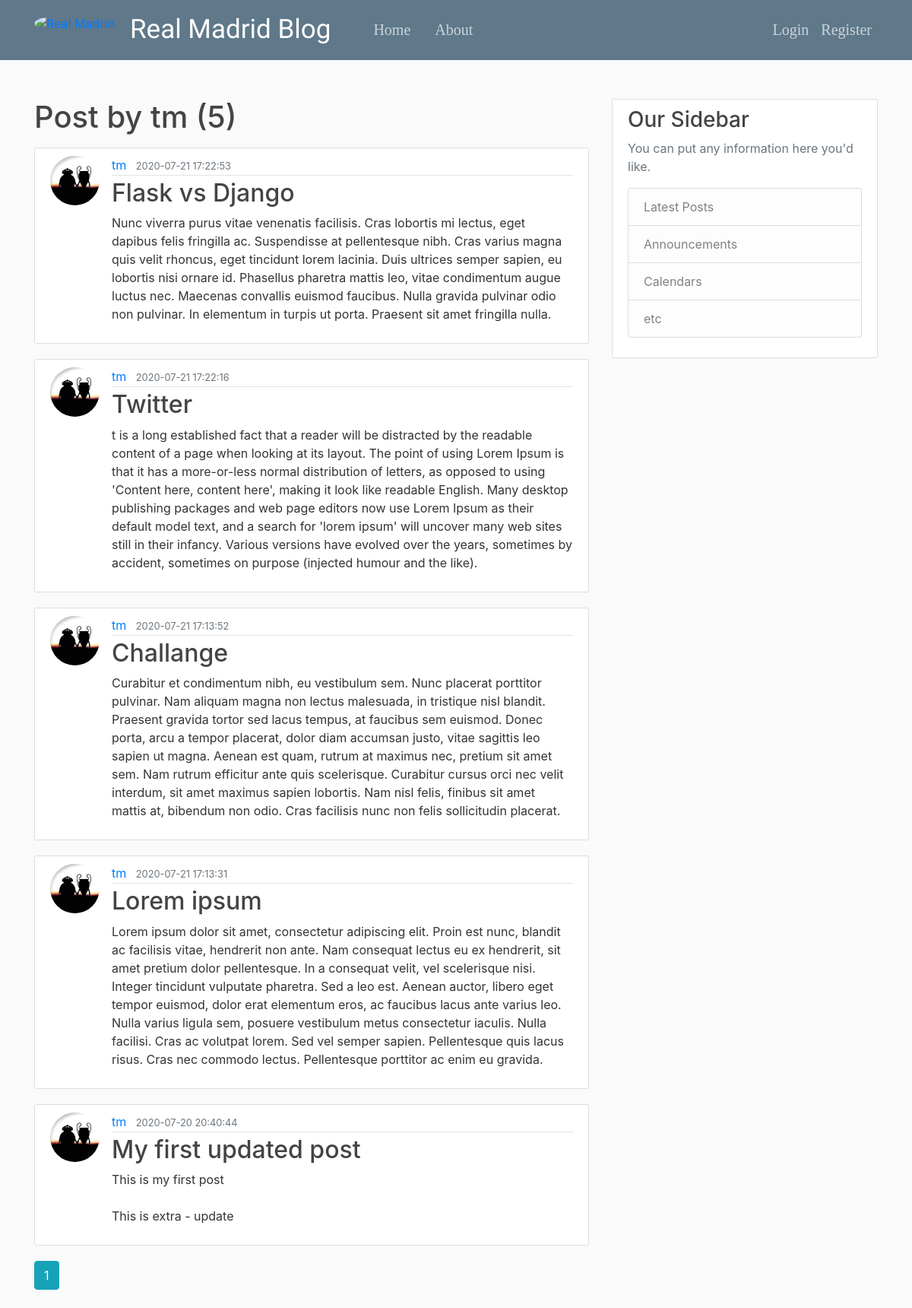
The app's page /user/tm with its own data.
### realmadrid_blog/models.py (models this page shows, shortened)
class User(db.Model, UserMixin):
    id = db.Column(db.Integer, primary_key=True)
    username = db.Column(db.String(20), unique=True, nullable=False)
    email = db.Column(db.String(120), unique=True, nullable=False)
    image_file = db.Column(db.String(20), nullable=False, default='default.jpg')
    password = db.Column(db.String(60), nullable=False)
    posts = db.relationship('Post', backref='author', lazy=True)

class Post(db.Model):
    id = db.Column(db.Integer, primary_key=True)
    title = db.Column(db.String(100), nullable=False)
    date_posted = db.Column(db.DateTime, nullable=False, default=datetime.utcnow)
    content = db.Column(db.Text, nullable=False)
    user_id = db.Column(db.Integer, db.ForeignKey('user.id'), nullable=False)

### realmadrid_blog/users/routes.py (the view)
@users.route("/user/<string:username>")
def user_post(username):
    page = request.args.get('page', 1, type=int)
    user = User.query.filter_by(username=username).first_or_404()
    posts = Post.query.filter_by(author=user).order_by(Post.date_posted.desc()).paginate(per_page=5, page=page)
    return render_template("user_post.html", posts=posts, logo=logo_picture(), image_file=profile_picture(), user=user)

### realmadrid_blog/users/utils.py (called while the page is built)
def logo_picture():
    return url_for('static', filename=f'img/real.png')

def profile_picture():
    if current_user.is_authenticated:
        image_file = url_for('static', filename=f'img/{current_user.image_file}')
        return image_file

### realmadrid_blog/templates/user_post.html (shortened to what this page needs)
{% extends 'base.html' %}
{% block content %}
    <h1 class="mb-3">Post by {{ user.username }} ({{ posts.total }})</h1>
    {% for post in posts.items %}
        <article class="media content-section">
          <img class="rounded-circle article-img" src="{{ url_for('static', filename='img/' + post.author.image_file) }}">
          <div class="media-body">
            <div class="article-metadata">
              <a class="mr-2" href="{{ url_for('users.user_post', username=post.author.username) }}">{{ post.author.username }}</a>
              <small class="text-muted">{{ post.date_posted.strftime('%Y-%m-%d %H:%M:%S') }}</small>
            </div>
            <h2><a class="article-title" href="{{ url_for('posts.post', post_id=post.id) }}">{{ post.title }}</a></h2>
            <p class="article-content">{{ post.content }}</p>
          </div>
        </article>
    {% endfor %}
    {% for page_num in posts.iter_pages(left_edge=1, right_edge=1, left_current=1, right_current=2) %}
        {% if page_num %}
            {% if posts.page == page_num %}
                <a class="btn btn-info mb-4" href="{{ url_for('users.user_post', username=user.username, page=page_num) }}"> {{ page_num }}</a>
            {% else %}
                <a class="btn btn-outline-info mb-4" href="{{ url_for('users.user_post', page=page_num, username=user.username) }}"> {{ page_num }}</a>
            {% endif %}
        {% endif %}
    {% endfor %}
{% endblock content %}

### realmadrid_blog/static/main.css (style rules this page uses)
body { background: #fafafa; color: #333333; margin-top: 5rem; }
h1, h2, h3, h4, h5, h6 { color: #444444; }
.content-section { background: #ffffff; padding: 10px 20px; border: 1px solid #dddddd; border-radius: 3px; margin-bottom: 20px; }
.article-title { color: #444444; }
.article-content { white-space: pre-line; }
.article-img { height: 65px; width: 65px; margin-right: 16px; }
.article-metadata { padding-bottom: 1px; margin-bottom: 4px; border-bottom: 1px solid #e3e3e3 }

### records on screen
User: username "tm"
Post: image_file (picture), author.username "tm", date_posted "2020-07-21 17:22:53", title "Flask vs Django", content "Nunc viverra purus vitae venenatis facilisis. Cras lobortis mi lectus, eget dapibus felis fringilla ac. Suspendisse at pellentesque nibh. Cras varius magna quis velit rhoncus, eget tincidunt lorem lacinia. Duis ultrices semper sapien, eu lobortis nisi ornare id. Phasellus pharetra mattis leo, vitae condimentum augue luctus nec. Maecenas convallis euismod faucibus. Nulla gravida pulvinar odio non pulvinar. In elementum in turpis ut porta. Praesent sit amet fringilla nulla."
Post: image_file (picture), author.username "tm", date_posted "2020-07-21 17:22:16", title "Twitter", content "t is a long established fact that a reader will be distracted by the readable content of a page when looking at its layout. The point of using Lorem Ipsum is that it has a more-or-less normal distribution of letters, as opposed to using 'Content here, content here', making it look like readable English. Many desktop publishing packages and web page editors now use Lorem Ipsum as their default model text, and a search for 'lorem ipsum' will uncover many web sites still in their infancy. Various versions have evolved over the years, sometimes by accident, sometimes on purpose (injected humour and the like)."
Post: image_file (picture), author.username "tm", date_posted "2020-07-21 17:13:52", title "Challange", content "Curabitur et condimentum nibh, eu vestibulum sem. Nunc placerat porttitor pulvinar. Nam aliquam magna non lectus malesuada, in tristique nisl blandit. Praesent gravida tortor sed lacus tempus, at faucibus sem euismod. Donec porta, arcu a tempor placerat, dolor diam accumsan justo, vitae sagittis leo sapien ut magna. Aenean est quam, rutrum at maximus nec, pretium sit amet sem. Nam rutrum efficitur ante quis scelerisque. Curabitur cursus orci nec velit interdum, sit amet maximus sapien lobortis. Nam nisl felis, finibus sit amet mattis at, bibendum non odio. Cras facilisis nunc non felis sollicitudin placerat."
Post: image_file (picture), author.username "tm", date_posted "2020-07-21 17:13:31", title "Lorem ipsum", content "Lorem ipsum dolor sit amet, consectetur adipiscing elit. Proin est nunc, blandit ac facilisis vitae, hendrerit non ante. Nam consequat lectus eu ex hendrerit, sit amet pretium dolor pellentesque. In a consequat velit, vel scelerisque nisi. Integer tincidunt vulputate pharetra. Sed a leo est. Aenean auctor, libero eget tempor euismod, dolor erat elementum eros, ac faucibus lacus ante varius leo. Nulla varius ligula sem, posuere vestibulum metus consectetur iaculis. Nulla facilisi. Cras ac volutpat lorem. Sed vel semper sapien. Pellentesque quis lacus risus. Cras nec commodo lectus. Pellentesque porttitor ac enim eu gravida."
Post: image_file (picture), author.username "tm", date_posted "2020-07-20 20:40:44", title "My first updated post", content "This is my first post This is extra - update"

### other values on screen
{{ posts.total }} "5"
{{ page_num }} "1"
